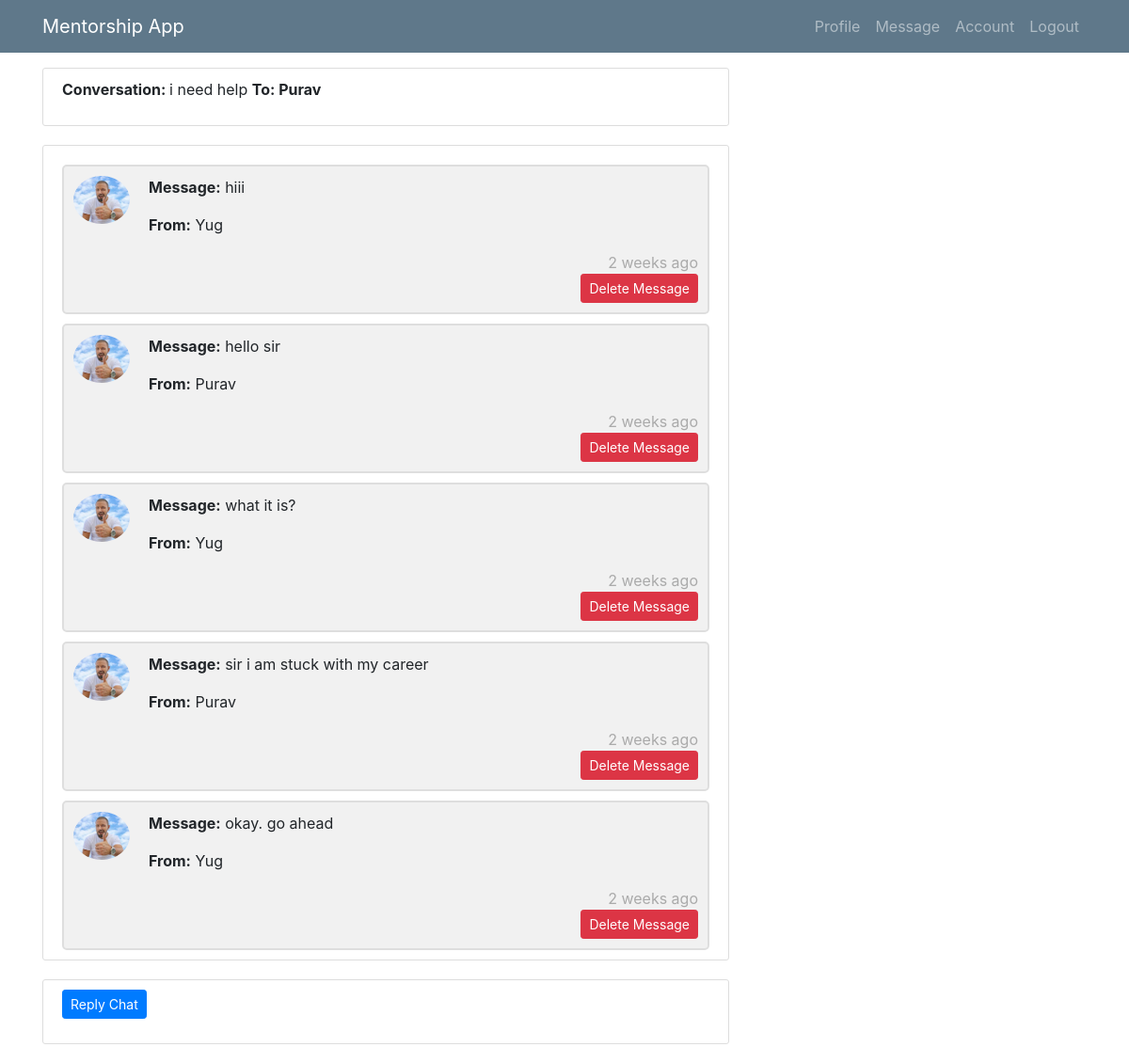
The page /conv/2 (signed in) on the database its author committed.
### mentee/models.py (models this page shows, shortened)
class Conversation(models.Model):
    sender = models.ForeignKey(User, related_name="sender1", on_delete=models.CASCADE, null=True)
    receipient = models.ForeignKey(User, related_name="receipient1", on_delete=models.CASCADE)
    conversation = models.TextField(max_length=100)
    sent_at = models.DateTimeField(null=True, blank=True)
    class Meta:
        ordering = ['-sent_at']
    @property
    def get_replies(self):
        return self.replies.all()

class User(AbstractUser):
    is_mentee = models.BooleanField(default=False)
    is_mentor = models.BooleanField(default=False)

class Reply(models.Model):
    sender = models.ForeignKey(User, related_name="sender2", on_delete=models.CASCADE, null=True)
    reply = models.TextField(blank=True, null=True)
    replied_at = models.DateTimeField(blank=True, null=True)
    conversation = models.ForeignKey('Conversation', related_name='replies', on_delete=models.CASCADE)

class Profile(models.Model):
    SEMESTER_CHOICES = [
        ('I', 'I'),
        ('II', 'II'),
        ('III', 'III'),
        ('IV', 'IV'),
        ('V', 'V'),
        ('VI', 'VI'),
        ('VII', 'VII'),
        ('VIII', 'VIII'),
    ]
    YEAR_CHOICES = [
        ('FE', 'FE'),  # First Year
        ('SE', 'SE'),  # Second Year
        ('TE', 'TE'),  # Third Year
        ('BE', 'BE'),  # Final Year
    ]
    BRANCH_CHOICES = [
        ('IT', 'Information Technology'),
        ('CSE', 'Computer Science'),
        ('AIML', 'Computer Science - Artificial Intelligence & Machine Learning'),
        ('DS', 'Computer Science - Data Science'),
        ('EXTC', 'Electronics & Telecommunication'),
        ('EEE', 'Electrical & Electronics'),
        ('ME', 'Mechanical Engineering'),
        ('CE', 'Civil Engineering'),
    ]
    user = models.OneToOneField(User, on_delete=models.CASCADE)
    image = models.ImageField(default='default.jpg', upload_to='profile_pics')
    moodle_id = models.CharField(max_length=20, blank=True, null=True)
    student_name = models.CharField(max_length=200, blank=True, null=True)
    semester = models.CharField(max_length=10, choices=SEMESTER_CHOICES, blank=True, null=True)
    year = models.CharField(max_length=10, choices=YEAR_CHOICES, blank=True, null=True)
    branch = models.CharField(max_length=100, choices=BRANCH_CHOICES, blank=True, null=True)
    career_domain = models.CharField(max_length=200, blank=True)
    address = models.TextField(blank=True, null=True)
    contact_number = models.CharField(max_length=15, blank=True, null=True)
    email = models.EmailField(blank=True, null=True)
    dob = models.DateField(blank=True, null=True)
    hobby = models.TextField(blank=True, null=True)
    about_me = models.TextField(blank=True, null=True)
    mother_name = models.CharField(max_length=100, blank=True, null=True)
    mother_occupation = models.CharField(max_length=100, blank=True, null=True)
    mother_contact = models.CharField(max_length=15, blank=True, null=True)
    father_name = models.CharField(max_length=100, blank=True, null=True)
    father_occupation = models.CharField(max_length=100, blank=True, null=True)
    father_contact = models.CharField(max_length=15, blank=True, null=True)
    sibling1_name = models.CharField(max_length=100, blank=True, null=True)
    sibling2_name = models.CharField(max_length=100, blank=True, null=True)

### mentee/views/mentor.py (the view)
# urls.py: path('conv/<int:pk>', mentor.ConversationDetailView.as_view(), name='conv-reply'),
class ConversationDetailView(LoginRequiredMixin, UserPassesTestMixin, DetailView):
    model = Conversation
    template_name = 'mentor/conversation1.html'
    context_object_name = 'conv'
    def test_func(self):
        return self.request.user.is_mentor
    def get_queryset(self):
        return self.model.objects.filter(sender=self.request.user)

### mentee/templates/mentor/conversation1.html (shortened to what this page needs)
{% extends 'mentor/base1.html' %}
{% load humanize %}
{% block content %}
<div class="row">
        <div class="col-md-8">
 <div class="content-section">
     <p><b>Conversation: </b>{{ conv.conversation }} <b> To: {{ conv.receipient }}</b></p>
 </div>
        </div>
</div>
<div class="row">
        <div class="col-md-8">
 <div class="content-section">
{% if conv.get_replies %}
     {% for reply in conv.get_replies %}
        <div class="container1">
  <img src="{{ reply.sender.profile.image.url }}" alt="Avatar">
  <p><b>Message:</b> {{ reply.reply }}</p>
            <p> <b>From:</b> {{ reply.sender }}</p>
            <span class="time-right">{{ reply.replied_at|naturaltime }}</span> </br>
            <span class="time-right"><a class="btn btn-danger btn-sm" href="{% url 'chat-delete' pk=reply.pk %}">Delete Message</a></span>
</div>
     {% endfor %}
      {% else %}
     <p>There are no Replies Available</p>
     {% endif %}
 </div>
        </div>
</div>
<div class="row">
        <div class="col-md-8">
 <div class="content-section">
	 <p><a class="btn btn-primary btn-sm" href="{% url 'reply1' pk=conv.pk %}">Reply Chat</a></p>
	 </div>
        </div>
</div>
{% endblock %}

### mentee/static/mentee/main.css (style rules this page uses)
body { background: #fafafa; color: #333333; margin-top: 5rem; }
.content-section { background: #ffffff; padding: 10px 20px; border: 1px solid #dddddd; border-radius: 3px; margin-bottom: 20px; }

### mentee/templates/mentor/conversation1.html (style rules this page uses)
.container1 { border: 2px solid #dedede; background-color: #f1f1f1; border-radius: 5px; padding: 10px; margin-top: 10px; }
.container1::after { content: ""; clear: both; display: table; }
.container1 img { float: left; max-width: 60px; width: 100%; margin-right: 20px; border-radius: 50%; }
.time-right { float: right; color: #aaa; }

### rows shown on the page
Conversation: conversation "i need help", receipient "Purav"
Reply: sender.profile.image (placeholder picture), reply "hiii", sender "Yug", replied_at "2 weeks ago"
Reply: sender.profile.image (placeholder picture), reply "hello sir", sender "Purav", replied_at "2 weeks ago"
Reply: sender.profile.image (placeholder picture), reply "what it is?", sender "Yug", replied_at "2 weeks ago"
Reply: sender.profile.image (placeholder picture), reply "sir i am stuck with my career", sender "Purav", replied_at "2 weeks ago"
Reply: sender.profile.image (placeholder picture), reply "okay. go ahead", sender "Yug", replied_at "2 weeks ago"
